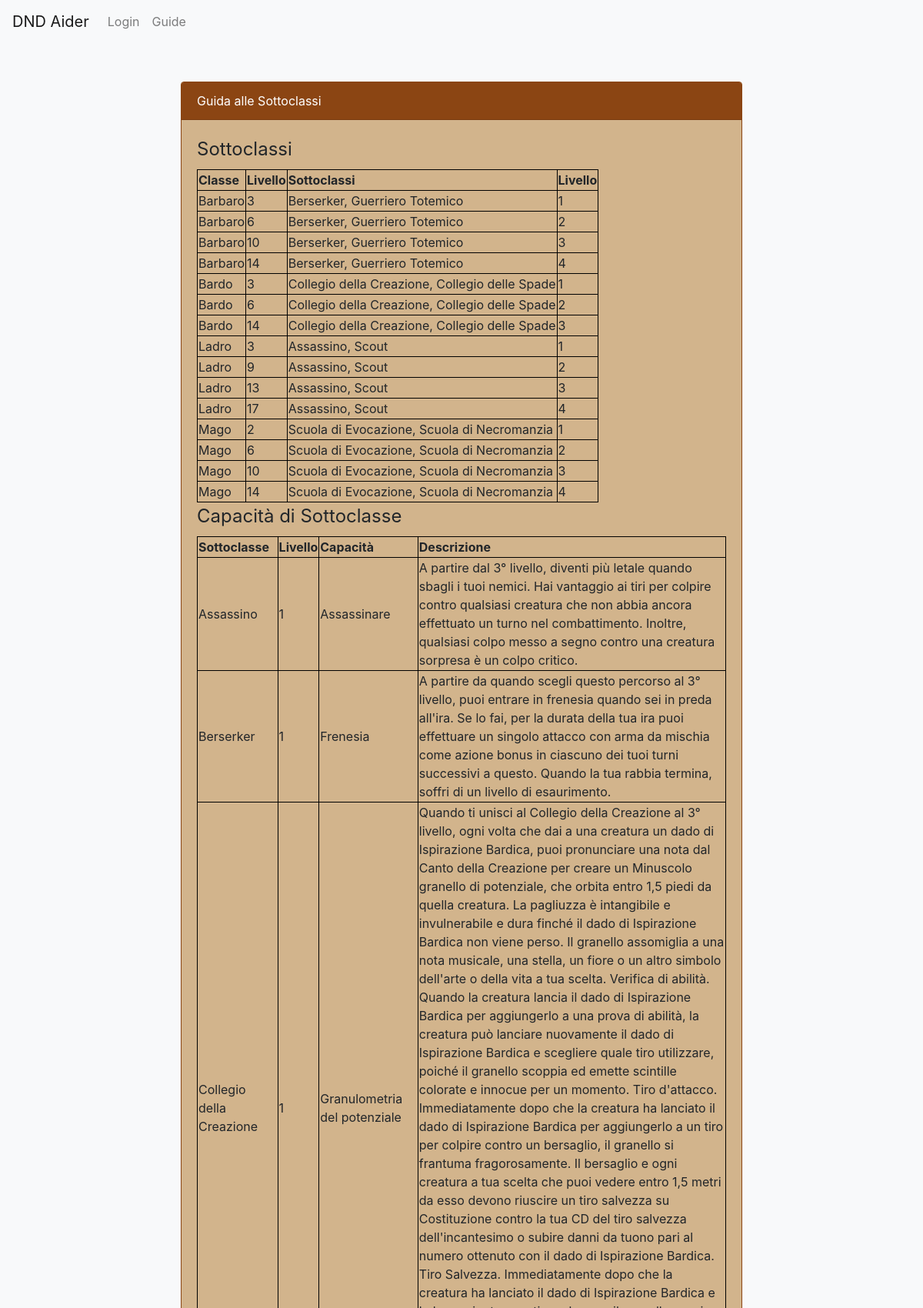
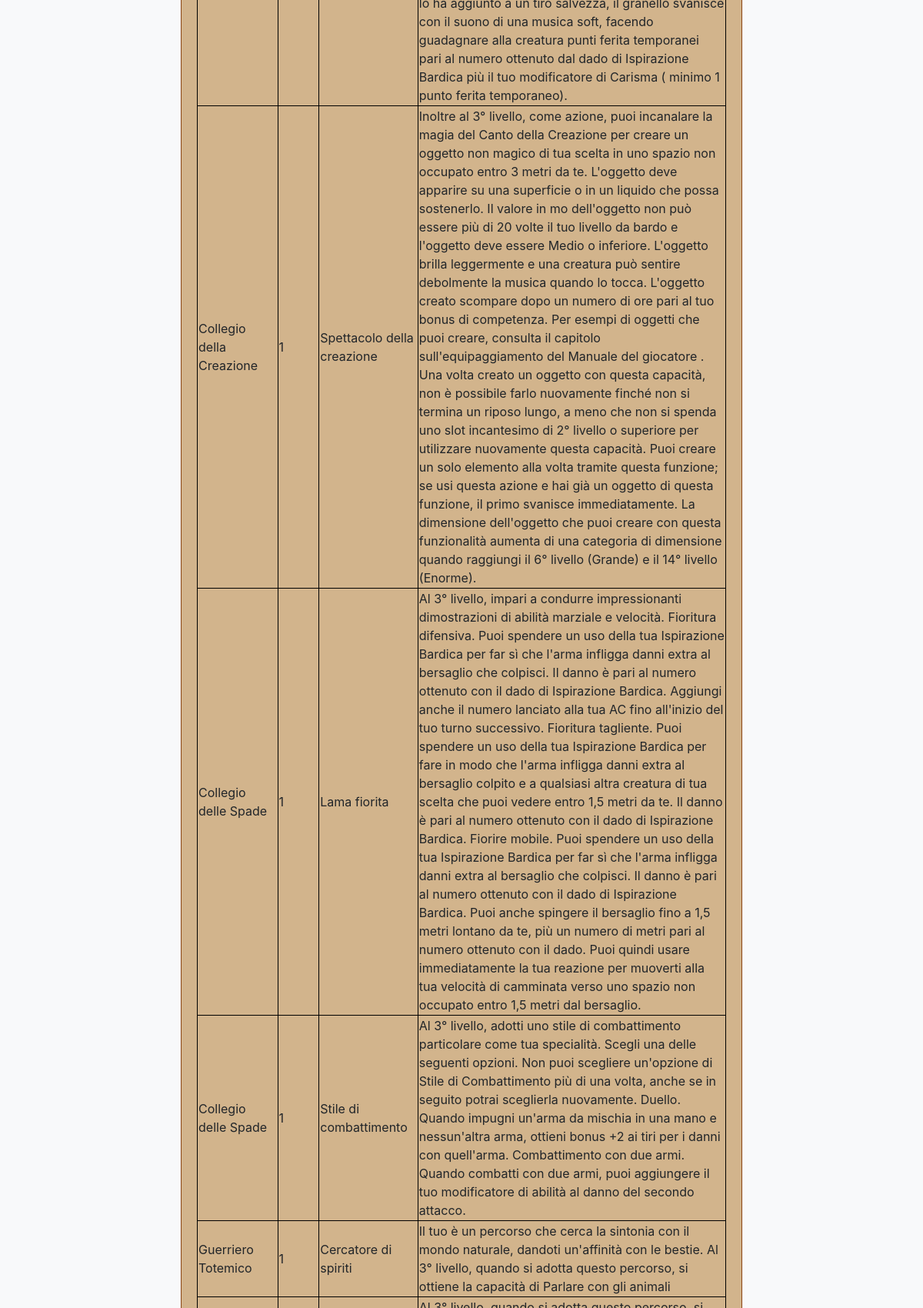
The app's page /guidesottoclassi.php (upper part) with its own data (2 pictures, top to bottom).
### tables this page shows
CREATE TABLE `impara_sottoclasse` (
  `Nome_Capacita` varchar(30) NOT NULL,
  `Nome_Sottoclasse` varchar(30) NOT NULL,
  `Livello_Sottoclasse` int(11) NOT NULL
);

CREATE TABLE `capacita_di_sottoclasse` (
  `Nome` varchar(30) NOT NULL,
  `Descrizione` varchar(5000) NOT NULL
);

### database.php (called while the page is built, shortened)
<?php
class DatabaseHelper{
    public $db;
    public function __construct($servername, $username, $password, $dbname, $port){
        $this->db = new mysqli($servername, $username, $password, $dbname, $port);
    }
    public function getSubclasses(){
        $query="SELECT * FROM specializzazione ORDER BY Nome_Classe";
        $stmt = $this->db->prepare($query);
        $stmt->execute();
        $result = $stmt->get_result();
        $subclasses=array();
        while ($row = $result->fetch_assoc()){
            $subclasses[]=$row;
        }
        return $subclasses;
    }
public function getCapacitiesOfSubclass(){
    $query="SELECT capacita_di_sottoclasse.Nome AS Capacita, capacita_di_sottoclasse.Descrizione as Descrizione, impara_sottoclasse.Nome_Sottoclasse as Sottoclasse, impara_sottoclasse.Livello_Sottoclasse as Livello FROM capacita_di_sottoclasse JOIN impara_sottoclasse ON capacita_di_sottoclasse.Nome=impara_sottoclasse.Nome_Capacita";
    $stmt = $this->db->prepare($query);
    $stmt->execute();
    $result = $stmt->get_result();
    $capacities=array();
    while ($row = $result->fetch_assoc()){
        $capacities[]=$row;
    }
    return $capacities;
}
}
?>

### bootstrap.php (called while the page is built, shortened)
<?php
    require_once("database.php");
    $dbh = new DatabaseHelper("localhost", "root", "", "dnd_character_manager", 3306);
?>

### guidesottoclassi.php (the view, shortened to what this page needs)
<?php
    require_once("bootstrap.php");
?>
<!DOCTYPE html>
<html lang="en">
<head>
    <link rel="stylesheet" href="https://stackpath.bootstrapcdn.com/bootstrap/4.5.0/css/bootstrap.min.css">
</head>
<body>
<header><nav class="navbar navbar-expand-lg navbar-light bg-light">
  <a class="navbar-brand" href="index.php">DND Aider</a>
  <div class="collapse navbar-collapse" id="navbarSupportedContent">
    <ul class="navbar-nav mr-auto">
      <?php
      if (isset($_SESSION["ID"])){
      ?>
       <li class="nav-item">
        <a class="nav-link" href="logout.php">Logout</a>
      </li>
      <li class="nav-item">
        <a class="nav-link" href="create.php">Crea</a>
      </li>
      <?php
      }else{
      ?>
      <li class="nav-item">
        <a class="nav-link" href="login.php">Login</a>
      </li>
      <?php
    } ?>
      <li class="nav-item">
        <a class="nav-link" href="guide.php">Guide</a>
      </li>
    </ul>
  </div>
</nav></header>
<div class="container">
        <div class="row justify-content-center">
            <div class="col-md-8">
                <div class="card">
                    <div class="card-header">Guida alle Sottoclassi</div>
                    <div class="card-body">
                    <section>
                    <table>
                    <legend>Sottoclassi</legend>
                      <tr>
                      <th>Classe</th>
                      <th>Livello</th>
                      <th>Sottoclassi</th>
                      <th>Livello</th>
                      </tr>
                    <?php
                    $arrayMagico=array();
                    $sottoclassi=$dbh->getSubclasses();
                    foreach ($sottoclassi as $sottoclasse){
                        $key=[$sottoclasse["Nome_Classe"], $sottoclasse["Livello_Classe"], $sottoclasse["Livello_Sottoclasse"]];
                        $key=implode("$", $key);
                        if (!array_key_exists($key, $arrayMagico)){
                            $arrayMagico[$key]=array();
                        }
                        array_push($arrayMagico[$key], $sottoclasse["Nome_Sottoclasse"]);
                    }
                    foreach ($arrayMagico as $key=>$value){
                        $key=explode("$", $key);
                        echo "<tr><td>".htmlentities($key[0])."</td>
                        <td>".htmlentities($key[1])."</td>
                        <td>".htmlentities(implode(", ", $value))."</td>
                        <td>".htmlentities($key[2])."</td></tr>";
                    }
                    ?>
                     </table>
            </section>
                <section>
            <table>
            <legend>Capacità di Sottoclasse</legend>
            <th>Sottoclasse</th>
            <th>Livello</th>
            <th>Capacità</th>
            <th>Descrizione</th>
            <?php
$capacities=$dbh->getCapacitiesOfSubclass();
foreach ($capacities as $capacita){
    echo "<tr><td>".htmlentities($capacita["Sottoclasse"])."</td>
    <td>".htmlentities($capacita["Livello"])."</td>
    <td>".htmlentities($capacita["Capacita"])."</td>
    <td>".htmlentities($capacita["Descrizione"])."</td></tr>";
}
            ?>
            </table>
                    </div>
                </div>
            </div>
        </div>
    </div>
</body>
</html>

### guidesottoclassi.php (style rules this page uses)
body { background-color: #f8f9fa; }
.card { margin-top: 50px; background-color: #d2b48c; border: 1px solid #8b4513; }
.card-header { background-color: #8b4513; color: #fff; }
table, th, td { border: 1px solid black; border-collapse:collapse; }

### records on screen
impara_sottoclasse: Nome_Sottoclasse "Assassino", Livello_Sottoclasse "1", Nome_Capacita.Nome "Assassinare", Nome_Capacita.Descrizione "A partire dal 3° livello, diventi più letale quando sbagli i tuoi nemici. Hai vantaggio ai tiri per colpire contro qualsiasi creatura che non abbia ancora effettuato un turno nel combattimento. Inoltre, qualsiasi colpo messo a segno contro una creatura sorpresa è un colpo critico."
impara_sottoclasse: Nome_Sottoclasse "Berserker", Livello_Sottoclasse "1", Nome_Capacita.Nome "Frenesia", Nome_Capacita.Descrizione "A partire da quando scegli questo percorso al 3° livello, puoi entrare in frenesia quando sei in preda all'ira. Se lo fai, per la durata della tua ira puoi effettuare un singolo attacco con arma da mischia come azione bonus in ciascuno dei tuoi turni successivi a questo. Quando la tua rabbia termina, soffri di un livello di esaurimento."
impara_sottoclasse: Nome_Sottoclasse "Collegio della Creazione", Livello_Sottoclasse "1", Nome_Capacita.Nome "Granulometria del potenziale", Nome_Capacita.Descrizione "Quando ti unisci al Collegio della Creazione al 3° livello, ogni volta che dai a una creatura un dado di Ispirazione Bardica, puoi pronunciare una nota dal Canto della Creazione per creare un Minuscolo granello di potenziale, che orbita entro 1,5 piedi da quella creatura. La pagliuzza è intangibile e invulnerabile e dura finché il dado di Ispirazione Bardica non viene perso. Il granello assomiglia a una nota musicale, una stella, un fiore o un altro simbolo dell'arte o della vita a tua scelta. Verifica di abilità. Quando la creatura lancia il dado di Ispirazione Bardica per aggiungerlo a una prova di abilità, la creatura può lanciare nuovamente il dado di Ispirazione Bardica e scegliere…"
impara_sottoclasse: Nome_Sottoclasse "Collegio della Creazione", Livello_Sottoclasse "1", Nome_Capacita.Nome "Spettacolo della creazione", Nome_Capacita.Descrizione "Inoltre al 3° livello, come azione, puoi incanalare la magia del Canto della Creazione per creare un oggetto non magico di tua scelta in uno spazio non occupato entro 3 metri da te. L'oggetto deve apparire su una superficie o in un liquido che possa sostenerlo. Il valore in mo dell'oggetto non può essere più di 20 volte il tuo livello da bardo e l'oggetto deve essere Medio o inferiore. L'oggetto brilla leggermente e una creatura può sentire debolmente la musica quando lo tocca. L'oggetto creato scompare dopo un numero di ore pari al tuo bonus di competenza. Per esempi di oggetti che puoi creare, consulta il capitolo sull'equipaggiamento del Manuale del giocatore . Una volta creato un…"
impara_sottoclasse: Nome_Sottoclasse "Collegio delle Spade", Livello_Sottoclasse "1", Nome_Capacita.Nome "Lama fiorita", Nome_Capacita.Descrizione "Al 3° livello, impari a condurre impressionanti dimostrazioni di abilità marziale e velocità. Fioritura difensiva. Puoi spendere un uso della tua Ispirazione Bardica per far sì che l'arma infligga danni extra al bersaglio che colpisci. Il danno è pari al numero ottenuto con il dado di Ispirazione Bardica. Aggiungi anche il numero lanciato alla tua AC fino all'inizio del tuo turno successivo. Fioritura tagliente. Puoi spendere un uso della tua Ispirazione Bardica per fare in modo che l'arma infligga danni extra al bersaglio colpito e a qualsiasi altra creatura di tua scelta che puoi vedere entro 1,5 metri da te. Il danno è pari al numero ottenuto con il dado di Ispirazione Bardica. Fiorire…"
impara_sottoclasse: Nome_Sottoclasse "Collegio delle Spade", Livello_Sottoclasse "1", Nome_Capacita.Nome "Stile di combattimento", Nome_Capacita.Descrizione "Al 3° livello, adotti uno stile di combattimento particolare come tua specialità. Scegli una delle seguenti opzioni. Non puoi scegliere un'opzione di Stile di Combattimento più di una volta, anche se in seguito potrai sceglierla nuovamente. Duello. Quando impugni un'arma da mischia in una mano e nessun'altra arma, ottieni bonus +2 ai tiri per i danni con quell'arma. Combattimento con due armi. Quando combatti con due armi, puoi aggiungere il tuo modificatore di abilità al danno del secondo attacco."
impara_sottoclasse: Nome_Sottoclasse "Guerriero Totemico", Livello_Sottoclasse "1", Nome_Capacita.Nome "Cercatore di spiriti", Nome_Capacita.Descrizione "Il tuo è un percorso che cerca la sintonia con il mondo naturale, dandoti un'affinità con le bestie. Al 3° livello, quando si adotta questo percorso, si ottiene la capacità di Parlare con gli animali"

### other values on screen
$key[0] "Barbaro"
$key[1] "3"
implode(", ", $value) "Berserker, Guerriero Totemico"
$key[2] "1"
$key[1] "6"
$key[2] "2"
$key[1] "10"
$key[2] "3"
$key[1] "14"
$key[2] "4"
$key[0] "Bardo"
implode(", ", $value) "Collegio della Creazione, Collegio delle Spade"
$key[0] "Ladro"
implode(", ", $value) "Assassino, Scout"
$key[1] "9"
